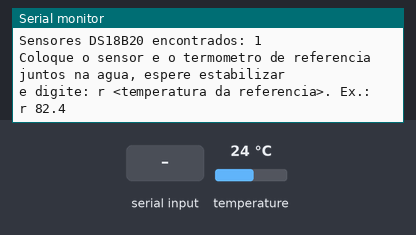
Bench run of a sketch on a simulated ESP32. Shown: the last lines printed to the serial monitor. Inputs (shaded band) come from the test bench; at power-on: temperature 24 °C.

Above: at 1.2 s.
1.3 s: "lista\n" received over Serial
At 2.4 s:
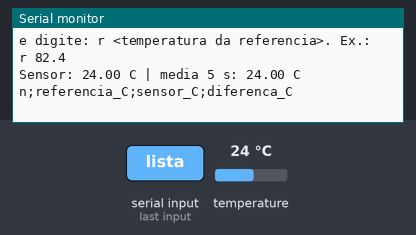
3.2 s: "resultado\n" received over Serial
At 4.6 s:
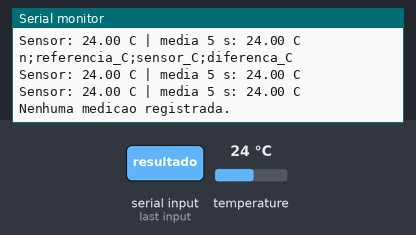
5.2 s: "desfazer\n" received over Serial
At 6.6 s:
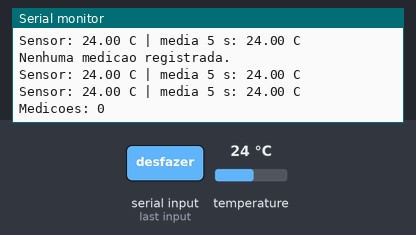
7.2 s: "limpar\n" received over Serial
At 8.2 s:
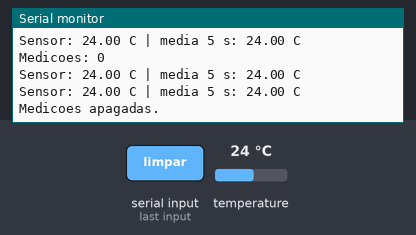
9.2 s: "90 45\n" received over Serial
At 10.6 s:
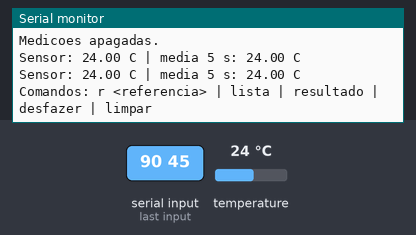
11.2 s: "r 45\n" received over Serial
At 12.5 s:
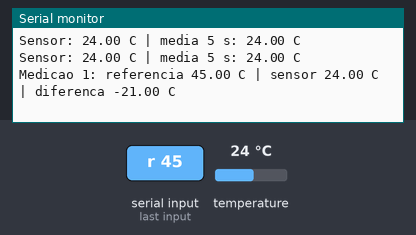

Measured:
- after the input at 1.3 s, the serial monitor: prints a new line after 0.47 s (image 1)
- after the input at 3.2 s, the serial monitor: prints a new line after 0.57 s (image 2)
- after the input at 5.2 s, the serial monitor: prints a new line after 0.57 s (image 3)
- after the input at 7.2 s, the serial monitor: prints a new line after 0.57 s (image 4)
- after the input at 9.2 s, the serial monitor: prints a new line after 0.57 s (image 5)
- after the input at 11.2 s, the serial monitor: prints a new line after 0.57 s (image 6)

The sketch:

oriki_bancada_esp32.ino
```cpp
// =====================================================================
// Oriki - bancada do sensor (OR-14): ESP32 + DS18B20 real
// Teste "Precisão do sensor": diferença média <= 1 C em 20 medições,
// comparando com um termômetro de referência.
//
// IDE do Arduino
//   Placa: "ESP32 Dev Module" (pacote esp32 da Espressif)
//   Bibliotecas: OneWire (Paul Stoffregen) e DallasTemperature (Miles Burton)
//   Monitor serial: 115200, final de linha "Nova linha"
//
// Ligação do DS18B20 à prova d'água
//   vermelho -> 3V3 | preto -> GND | amarelo (dados) -> GPIO 4
//   resistor de 4,7 kOhm entre o amarelo e o 3V3 (sem ele o sensor não responde)
//
// Comandos no Monitor serial
//   r 82.4 ...... registra uma medição: 82.4 é o que o termômetro de referência mostra
//   lista ....... mostra as medições em CSV (para colar na planilha)
//   resultado ... média das diferenças, maior diferença e a correção sugerida
//   desfazer .... apaga a última medição
//   limpar ...... apaga todas
// =====================================================================

#include <OneWire.h>
#include <DallasTemperature.h>

const int PINO_DADOS = 4;
const int MAX_MEDICOES = 30;
const int MEDIA_DE = 5;               // média das últimas 5 leituras (1 por segundo)
const float META_C = 1.0;

OneWire umFio(PINO_DADOS);
DallasTemperature sensores(&umFio);

float ultimas[MEDIA_DE];
int nUltimas = 0, posUltimas = 0;
float refs[MAX_MEDICOES], lidas[MAX_MEDICOES];
int nMedicoes = 0;
unsigned long ultimaLeitura = 0;
char linha[40];
int tamLinha = 0;

float mediaAtual() {
  if (nUltimas == 0) return NAN;
  float s = 0;
  for (int i = 0; i < nUltimas; i++) s += ultimas[i];
  return s / nUltimas;
}

void lerSensor() {
  sensores.requestTemperatures();              // 12 bits: ~750 ms por leitura
  float t = sensores.getTempCByIndex(0);
  if (t == DEVICE_DISCONNECTED_C) {
    Serial.println("Sensor nao encontrado: confira o fio amarelo no GPIO 4 e o resistor de 4,7 kOhm.");
    return;
  }
  ultimas[posUltimas] = t;
  posUltimas = (posUltimas + 1) % MEDIA_DE;
  if (nUltimas < MEDIA_DE) nUltimas++;
  Serial.print("Sensor: ");
  Serial.print(t, 2);
  Serial.print(" C | media 5 s: ");
  Serial.print(mediaAtual(), 2);
  Serial.println(" C");
}

void registrar(const char *arg) {
  float ref = atof(arg);
  if (*arg == 0 || ref < -10 || ref > 110) {
    Serial.println("Uso: r 82.4  (temperatura do termometro de referencia)");
    return;
  }
  if (nUltimas < MEDIA_DE) {
    Serial.println("Aguarde 5 leituras do sensor antes de registrar.");
    return;
  }
  if (nMedicoes >= MAX_MEDICOES) {
    Serial.println("Limite de medicoes atingido. Use 'resultado' ou 'limpar'.");
    return;
  }
  refs[nMedicoes] = ref;
  lidas[nMedicoes] = mediaAtual();
  nMedicoes++;
  Serial.print("Medicao ");
  Serial.print(nMedicoes);
  Serial.print(": referencia ");
  Serial.print(ref, 2);
  Serial.print(" C | sensor ");
  Serial.print(lidas[nMedicoes - 1], 2);
  Serial.print(" C | diferenca ");
  Serial.print(lidas[nMedicoes - 1] - ref, 2);
  Serial.println(" C");
}

void listar() {
  Serial.println("n;referencia_C;sensor_C;diferenca_C");
  for (int i = 0; i < nMedicoes; i++) {
    Serial.print(i + 1);
    Serial.print(';');
    Serial.print(refs[i], 2);
    Serial.print(';');
    Serial.print(lidas[i], 2);
    Serial.print(';');
    Serial.println(lidas[i] - refs[i], 2);
  }
}

void resultado() {
  if (nMedicoes == 0) {
    Serial.println("Nenhuma medicao registrada.");
    return;
  }
  float somaDif = 0, somaAbs = 0, maior = 0;
  for (int i = 0; i < nMedicoes; i++) {
    float d = lidas[i] - refs[i];
    somaDif += d;
    somaAbs += fabs(d);
    if (fabs(d) > maior) maior = fabs(d);
  }
  float vies = somaDif / nMedicoes;
  float mediaAbs = somaAbs / nMedicoes;
  float somaAbsCorrigida = 0;
  for (int i = 0; i < nMedicoes; i++) somaAbsCorrigida += fabs(lidas[i] - vies - refs[i]);

  Serial.println("--- Resultado da bancada ---");
  Serial.print("Medicoes: ");
  Serial.print(nMedicoes);
  Serial.println(nMedicoes < 20 ? " (a meta pede 20)" : "");
  Serial.print("Diferenca media (sem correcao): ");
  Serial.print(mediaAbs, 2);
  Serial.print(" C -> meta de ");
  Serial.print(META_C, 1);
  Serial.println(mediaAbs <= META_C ? " C ATINGIDA" : " C NAO atingida");
  Serial.print("Maior diferenca: ");
  Serial.print(maior, 2);
  Serial.println(" C");
  Serial.print("Vies medio (sensor - referencia): ");
  Serial.print(vies, 2);
  Serial.println(" C");
  Serial.print("Correcao sugerida para CALIBRACAO_C no firmware: ");
  Serial.print(-vies, 2);
  Serial.println(" C");
  Serial.print("Diferenca media com a correcao: ");
  Serial.print(somaAbsCorrigida / nMedicoes, 2);
  Serial.println(" C");
}

void processar() {
  linha[tamLinha] = 0;
  tamLinha = 0;
  char *s = linha;
  while (*s == ' ') s++;
  if (*s == 0) return;
  if ((s[0] == 'r' || s[0] == 'R') && (s[1] == ' ' || s[1] == 0)) {
    registrar(s[1] ? s + 2 : s + 1);
  } else if (strcmp(s, "lista") == 0) {
    listar();
  } else if (strcmp(s, "resultado") == 0) {
    resultado();
  } else if (strcmp(s, "desfazer") == 0) {
    if (nMedicoes > 0) nMedicoes--;
    Serial.print("Medicoes: ");
    Serial.println(nMedicoes);
  } else if (strcmp(s, "limpar") == 0) {
    nMedicoes = 0;
    Serial.println("Medicoes apagadas.");
  } else {
    Serial.println("Comandos: r <referencia> | lista | resultado | desfazer | limpar");
  }
}

void setup() {
  Serial.begin(115200);
  sensores.begin();
  sensores.setResolution(12);
  Serial.print("Sensores DS18B20 encontrados: ");
  Serial.println(sensores.getDeviceCount());
  Serial.println("Coloque o sensor e o termometro de referencia juntos na agua, espere estabilizar");
  Serial.println("e digite: r <temperatura da referencia>. Ex.: r 82.4");
}

void loop() {
  while (Serial.available() > 0) {
    char c = (char)Serial.read();
    if (c == '\n' || c == '\r') {
      if (tamLinha > 0) processar();
    } else if (tamLinha < (int)sizeof(linha) - 1) {
      linha[tamLinha++] = c;
    }
  }
  if (millis() - ultimaLeitura >= 1000) {
    ultimaLeitura = millis();
    lerSensor();
  }
}
```
